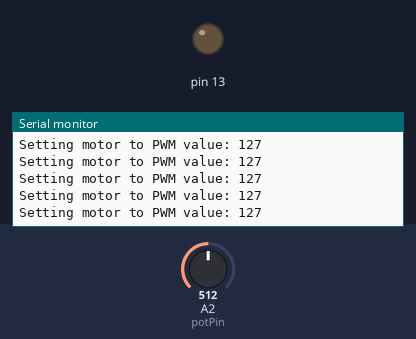
Recording of a sketch running on a simulated Arduino Uno, built with avr-gcc and run on an emulated ATmega328P. On the bench: output pins drawn as LEDs (lit = HIGH), the last lines printed to the serial monitor. The test bench sets the inputs (shaded band); at power-on: A2 (potPin) = 512.

Above: at 1.2 s.
1.3 s: A2 (potPin) set to 408
At 2.3 s:
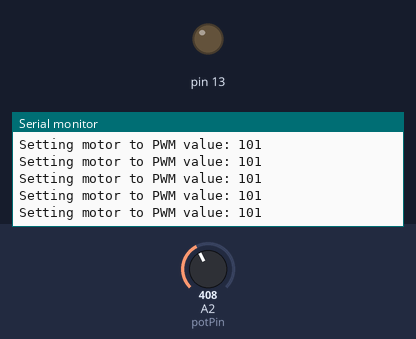
4.3 s: A2 (potPin) set to 395
At 5.3 s:
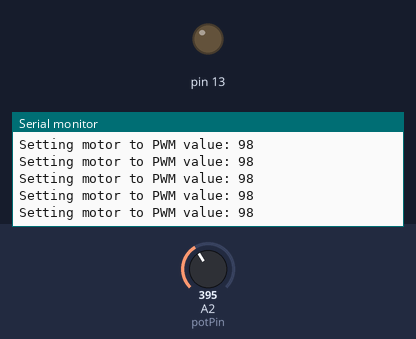
Timing chart, 0 to 7.3 s (numbered marks = the images above; inputs shaded):
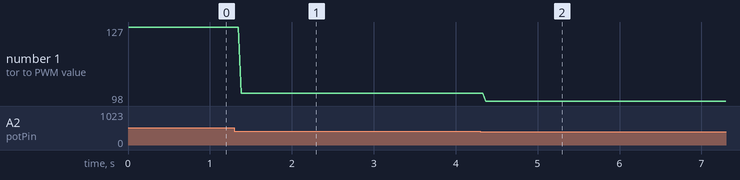

The sketch:

i2c.ino
```cpp
#include <Wire.h>

#define SLAVE_ADDRESS 0x04
int number = 0;
int motorValue = 0;
int potPin = 2;

void setup() {
  pinMode(13, OUTPUT);
  Serial.begin(9600); // start serial for output
  // initialize i2c as slave
  Wire.begin(SLAVE_ADDRESS);

  // define callbacks for i2c communication
  Wire.onReceive(receiveData);
  Wire.onRequest(sendData);

  Serial.println("Ready!");


}

void loop() {
  int potValue = getPotValue();
  int motorValue = map(potValue, 0, 1023, 0, 255);
  Serial.print("Setting motor to PWM value: ");
  Serial.println(motorValue);

  delay(20);
}

// callback for received data
void receiveData(int byteCount){
  number = Wire.read();
  Serial.print("data received: ");
  Serial.println(number);

  switch (number) {
    // Analog In
    case 0 ... 7:
      Serial.print("Sending: ");
      Serial.println(number);
      Wire.write(digitalRead(number));
      break;
    // Start Motor (25%)
    case 254:
      analogWrite(11, motorValue);
      break;
    // Kill Motor
    case 255:
      digitalWrite(11, 0);
  }
}

// callback for sending data
void sendData(){
  Serial.print("Sending Data:");
  Serial.println(number);

  switch (number) {
    // Analog In
    case 0 ... 7:
      Serial.print("Sending: ");
      Serial.println(number);
      Wire.write(digitalRead(number));
      break;
    // Start Motor (25%)
    case 254:
      analogWrite(11, 128);
      break;
    // Kill Motor
    case 255:
      digitalWrite(11, 0);
  }
}


//function to calculate potentiometer value
int getPotValue()
   {
    int val = analogRead(potPin);
    return val;
   }
```

Measured:
- after the input at 1.3 s, the serial monitor: prints a new line after 0.08 s (image 1)
- after the input at 4.3 s, the serial monitor: prints a new line after 0.07 s (image 2)
- plotted number 1: 127 → 101 after the input at 1.3 s, 101 → 98 after the input at 4.3 s
